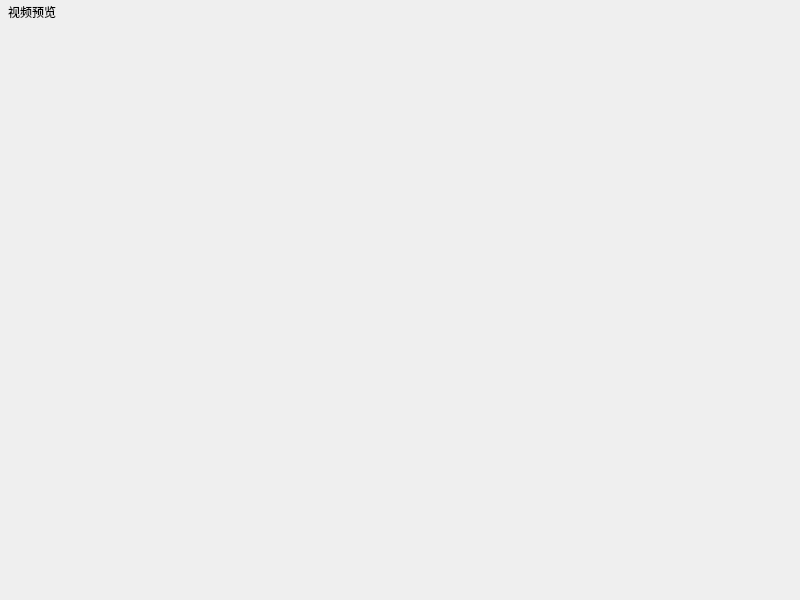
<?xml version="1.0" encoding="UTF-8"?>
<ui version="4.0">
 <class>frmVideoWidgetPreview</class>
 <widget class="QDialog" name="frmVideoWidgetPreview">
  <property name="geometry">
   <rect>
    <x>0</x>
    <y>0</y>
    <width>800</width>
    <height>600</height>
   </rect>
  </property>
  <property name="windowTitle">
   <string>Form</string>
  </property>
  <layout class="QVBoxLayout" name="verticalLayout">
   <property name="spacing">
    <number>0</number>
   </property>
   <property name="leftMargin">
    <number>1</number>
   </property>
   <property name="topMargin">
    <number>1</number>
   </property>
   <property name="rightMargin">
    <number>1</number>
   </property>
   <property name="bottomMargin">
    <number>1</number>
   </property>
   <item>
    <widget class="QWidget" name="widgetTitle" native="true">
     <property name="sizePolicy">
      <sizepolicy hsizetype="Preferred" vsizetype="Fixed">
       <horstretch>0</horstretch>
       <verstretch>0</verstretch>
      </sizepolicy>
     </property>
     <layout class="QHBoxLayout" name="horizontalLayout_2">
      <property name="spacing">
       <number>0</number>
      </property>
      <property name="leftMargin">
       <number>0</number>
      </property>
      <property name="topMargin">
       <number>0</number>
      </property>
      <property name="rightMargin">
       <number>0</number>
      </property>
      <property name="bottomMargin">
       <number>0</number>
      </property>
      <item>
       <widget class="QLabel" name="labIco">
        <property name="text">
         <string/>
        </property>
        <property name="alignment">
         <set>Qt::AlignCenter</set>
        </property>
       </widget>
      </item>
      <item>
       <widget class="QLabel" name="labTitle">
        <property name="sizePolicy">
         <sizepolicy hsizetype="Expanding" vsizetype="Preferred">
          <horstretch>0</horstretch>
          <verstretch>0</verstretch>
         </sizepolicy>
        </property>
        <property name="styleSheet">
         <string notr="true"/>
        </property>
        <property name="text">
         <string>视频预览</string>
        </property>
        <property name="alignment">
         <set>Qt::AlignLeading|Qt::AlignLeft|Qt::AlignVCenter</set>
        </property>
       </widget>
      </item>
      <item>
       <widget class="QWidget" name="widgetMenu" native="true">
        <property name="sizePolicy">
         <sizepolicy hsizetype="Minimum" vsizetype="Preferred">
          <horstretch>0</horstretch>
          <verstretch>0</verstretch>
         </sizepolicy>
        </property>
        <layout class="QHBoxLayout" name="horizontalLayout">
         <property name="spacing">
          <number>0</number>
         </property>
         <property name="leftMargin">
          <number>0</number>
         </property>
         <property name="topMargin">
          <number>0</number>
         </property>
         <property name="rightMargin">
          <number>0</number>
         </property>
         <property name="bottomMargin">
          <number>0</number>
         </property>
         <item>
          <spacer name="horizontalSpacer">
           <property name="orientation">
            <enum>Qt::Horizontal</enum>
           </property>
           <property name="sizeType">
            <enum>QSizePolicy::Minimum</enum>
           </property>
           <property name="sizeHint" stdset="0">
            <size>
             <width>10</width>
             <height>0</height>
            </size>
           </property>
          </spacer>
         </item>
         <item>
          <widget class="QPushButton" name="btnMenu_Close">
           <property name="sizePolicy">
            <sizepolicy hsizetype="Minimum" vsizetype="Expanding">
             <horstretch>0</horstretch>
             <verstretch>0</verstretch>
            </sizepolicy>
           </property>
           <property name="cursor">
            <cursorShape>ArrowCursor</cursorShape>
           </property>
           <property name="focusPolicy">
            <enum>Qt::NoFocus</enum>
           </property>
           <property name="text">
            <string/>
           </property>
           <property name="flat">
            <bool>true</bool>
           </property>
          </widget>
         </item>
        </layout>
       </widget>
      </item>
     </layout>
    </widget>
   </item>
   <item>
    <widget class="QWidget" name="widget" native="true">
     <layout class="QHBoxLayout" name="horizontalLayout_3">
      <property name="spacing">
       <number>0</number>
      </property>
      <property name="leftMargin">
       <number>0</number>
      </property>
      <property name="topMargin">
       <number>0</number>
      </property>
      <property name="rightMargin">
       <number>0</number>
      </property>
      <property name="bottomMargin">
       <number>0</number>
      </property>
     </layout>
    </widget>
   </item>
  </layout>
 </widget>
 <resources/>
 <connections/>
</ui>
